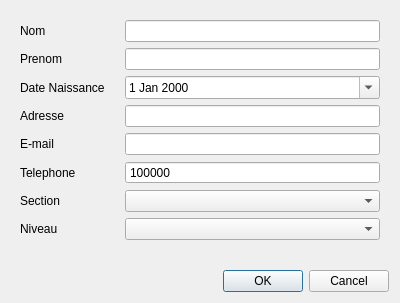
<?xml version="1.0" encoding="UTF-8"?>
<ui version="4.0">
 <class>Form</class>
 <widget class="QWidget" name="Form">
  <property name="geometry">
   <rect>
    <x>0</x>
    <y>0</y>
    <width>400</width>
    <height>303</height>
   </rect>
  </property>
  <property name="windowTitle">
   <string>Form</string>
  </property>
  <layout class="QGridLayout" name="gridLayout">
   <item row="1" column="0">
    <layout class="QHBoxLayout" name="horizontalLayout_2">
     <item>
      <widget class="QDialogButtonBox" name="buttonBox">
       <property name="standardButtons">
        <set>QDialogButtonBox::Cancel|QDialogButtonBox::Ok</set>
       </property>
      </widget>
     </item>
    </layout>
   </item>
   <item row="0" column="0">
    <widget class="QWidget" name="formWidget" native="true">
     <layout class="QFormLayout" name="formLayout">
      <property name="horizontalSpacing">
       <number>20</number>
      </property>
      <item row="0" column="0">
       <widget class="QLabel" name="label">
        <property name="text">
         <string>Nom</string>
        </property>
       </widget>
      </item>
      <item row="0" column="1">
       <widget class="QLineEdit" name="nom">
        <property name="maxLength">
         <number>30</number>
        </property>
       </widget>
      </item>
      <item row="1" column="1">
       <widget class="QLineEdit" name="prenom"/>
      </item>
      <item row="1" column="0">
       <widget class="QLabel" name="label_2">
        <property name="text">
         <string>Prenom</string>
        </property>
       </widget>
      </item>
      <item row="2" column="0">
       <widget class="QLabel" name="label_3">
        <property name="text">
         <string>Date Naissance</string>
        </property>
       </widget>
      </item>
      <item row="3" column="0">
       <widget class="QLabel" name="label_4">
        <property name="text">
         <string>Adresse</string>
        </property>
       </widget>
      </item>
      <item row="4" column="0">
       <widget class="QLabel" name="label_5">
        <property name="text">
         <string>E-mail</string>
        </property>
       </widget>
      </item>
      <item row="3" column="1">
       <widget class="QLineEdit" name="adresse">
        <property name="text">
         <string/>
        </property>
       </widget>
      </item>
      <item row="2" column="1">
       <widget class="QDateEdit" name="dateN">
        <property name="buttonSymbols">
         <enum>QAbstractSpinBox::NoButtons</enum>
        </property>
        <property name="calendarPopup">
         <bool>true</bool>
        </property>
       </widget>
      </item>
      <item row="4" column="1">
       <widget class="QLineEdit" name="mail"/>
      </item>
      <item row="7" column="1">
       <widget class="QComboBox" name="section">
        <property name="currentIndex">
         <number>-1</number>
        </property>
        <item>
         <property name="text">
          <string>CPI</string>
         </property>
        </item>
        <item>
         <property name="text">
          <string>INFO</string>
         </property>
        </item>
        <item>
         <property name="text">
          <string>EEA</string>
         </property>
        </item>
        <item>
         <property name="text">
          <string>TIC</string>
         </property>
        </item>
        <item>
         <property name="text">
          <string>Cycle Ingenieur</string>
         </property>
        </item>
       </widget>
      </item>
      <item row="8" column="1">
       <widget class="QComboBox" name="niveau"/>
      </item>
      <item row="6" column="0">
       <widget class="QLabel" name="label_6">
        <property name="text">
         <string>Telephone</string>
        </property>
       </widget>
      </item>
      <item row="7" column="0">
       <widget class="QLabel" name="label_7">
        <property name="text">
         <string>Section</string>
        </property>
       </widget>
      </item>
      <item row="8" column="0">
       <widget class="QLabel" name="label_8">
        <property name="text">
         <string>Niveau</string>
        </property>
       </widget>
      </item>
      <item row="6" column="1">
       <widget class="QSpinBox" name="telephone">
        <property name="buttonSymbols">
         <enum>QAbstractSpinBox::NoButtons</enum>
        </property>
        <property name="minimum">
         <number>10000000</number>
        </property>
        <property name="maximum">
         <number>100000000</number>
        </property>
        <property name="value">
         <number>51907415</number>
        </property>
       </widget>
      </item>
     </layout>
    </widget>
   </item>
  </layout>
 </widget>
 <resources/>
 <connections/>
</ui>
